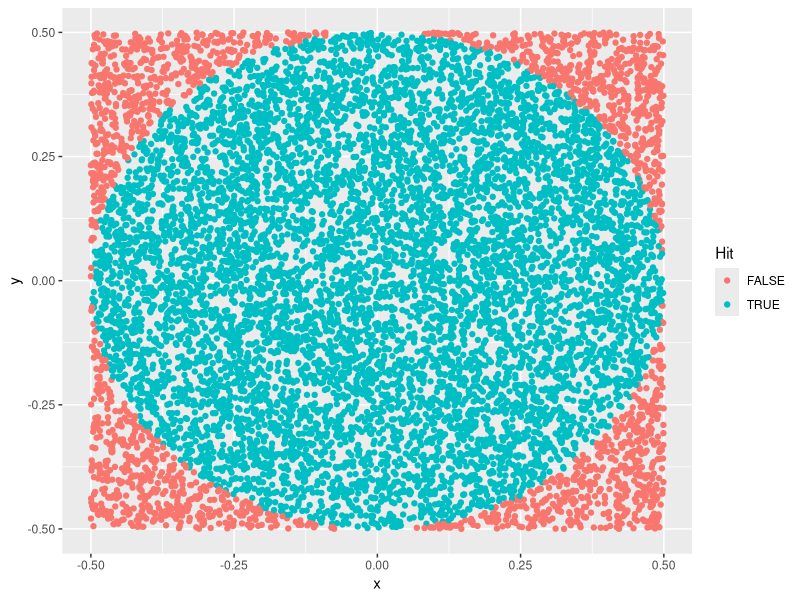

This chart was generated by the following R code:
## ---- chunk 1
dart_throw_locations = tibble::tibble(x = runif(10000,-0.5,0.5), y = runif(10000,-0.5,0.5))
dart_throw_hits = dart_throw_locations |> 
  dplyr::mutate(Hit = (x^2+y^2) < (0.5)^2)

ggplot2::ggplot(dart_throw_hits, ggplot2::aes(x = x,y =y, color = Hit)) + ggplot2::geom_point()

area = dart_throw_hits |>
  dplyr::summarise(n = dplyr::n(), .by = tidyselect::all_of("Hit")) |>
  dplyr::mutate(proportion = n/sum(n))
print(area)
print(pi/4)
